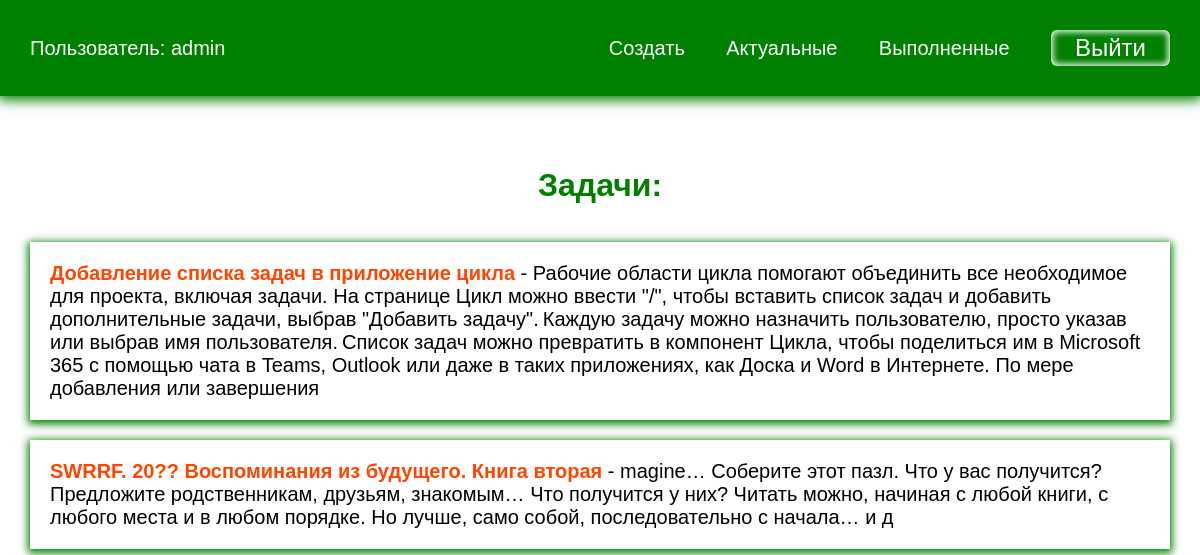
/current/ (signed in), run on the app's committed database.
### todo/models.py (models this page shows, shortened)
class Todo(models.Model):
    title = models.CharField(max_length=100)
    memo = models.TextField(blank=True)
    created = models.DateTimeField(auto_now_add=True)
    date_completed = models.DateTimeField(blank=True, null=True)
    important = models.BooleanField(default=False)
    user = models.ForeignKey(User, on_delete=models.CASCADE)

### todo/views.py (the view)
# urls.py: path('current/', views.currenttodos, name='currenttodos'),
@login_required
def currenttodos(request):
    todos = Todo.objects.filter(user=request.user, date_completed__isnull=True)
    return render(request, 'todo/currenttodos.html', {'todos': todos})

### todo/templates/todo/currenttodos.html
{% extends 'todo/base.html' %}
{% block content %}
<h1>Задачи:</h1>
<ul>
    {% for todo in todos %}
    <li>
        <a href="{% url 'viewtodo' todo.id %}">
        {% if todo.important %}
        <b>{{ todo.title }}</b>
        {% else %}
        {{ todo.title }}
        {% endif %}
        {% if todo.memo %}
        - {{ todo.memo }}
        {% endif %}
        </a>
    </li>
    {% endfor %}
</ul>
{% endblock %}

### todo/templates/todo/base.html (shortened to what this page needs)
<!DOCTYPE html>
{% load static %}
<html lang="en">
<head>
    <link rel="stylesheet" href="{% static 'css/style.css' %}">
</head>
<body>
{% if user.is_authenticated %}
<div class="menu">
  <div class="wrap">
    <ul>
        <li class="logo">Пользователь: {{ user.username }}</li>
        <li><a href="{% url 'createtodo' %}">Создать</a></li>
        <li><a href="{% url 'currenttodos' %}">Актуальные</a></li>
        <li><a href="{% url 'completedtodos' %}">Выполненные</a></li>
        <li>
            <form action="{% url 'logoutuser' %}" method="post">
                <button class="top">Выйти</button>
            </form>
        </li>
    </ul>
  </div>
</div>
{% endif %}
<div class="content">
  <div class="wrap">
    {% block content %}
    {% endblock %}
  </div>
</div>
</body>
</html>

### todo/static/css/style.css (style rules this page uses)
body { padding: 0; margin: 0; font-family: Arial, Helvetica, sans-serif; }
.wrap { max-width: 1200px; margin: 0 auto; padding: 10px 30px; box-sizing: border-box; }
.menu { background: green; box-shadow: 0 2px 12px 2px green; }
ul { list-style: none; padding: 0; }
.menu a { color: #FFF; }
.menu ul { display: flex; justify-content: space-between; align-items: center; font-size: 20px; }
.menu .logo { color: #FFF; margin-right: 30%; }
a { text-decoration: none; }
.content .wrap { display: flex; flex-direction: column; align-items: center; justify-content: center; margin-top: 40px; }
h1, h2 { color: green; }
button { padding: 10px 40px; border-radius: 6px; box-shadow: inset 0 0 6px 2px #FFF; margin-top: 40px; font-size: 24px; cursor: pointer; }
.top { padding: 4px 24px; margin-top: 0; background: transparent; border: none; color: #FFF; }
.content li { box-shadow: 0 2px 8px 2px green; margin-bottom: 20px; font-size: 20px; }
.content a { color: #000; display: block; padding: 20px; }
a b, .completed b { color: orangered; }

### data on the page
Todo: title "Добавление списка задач в приложение цикла", memo "Рабочие области цикла помогают объединить все необходимое для проекта, включая задачи. На странице Цикл можно ввести \"/\", чтобы вставить список задач и добавить дополнительные задачи, выбрав \"Добавить задачу\". Каждую задачу можно назначить пользователю, просто указав или выбрав имя пользователя. Список задач можно превратить в компонент Цикла, чтобы поделиться им в Microsoft 365 с помощью чата в Teams, Outlook или даже в таких приложениях, как Доска и Word в Интернете. По мере добавления или завершения"
Todo: title "SWRRF. 20?? Воспоминания из будущего. Книга вторая", memo "magine… Соберите этот пазл. Что у вас получится? Предложите родственникам, друзьям, знакомым… Что получится у них? Читать можно, начиная с любой книги, с любого места и в любом порядке. Но лучше, само собой, последовательно с начала… и д"

### other printed values
{{ user.username }} "admin"
